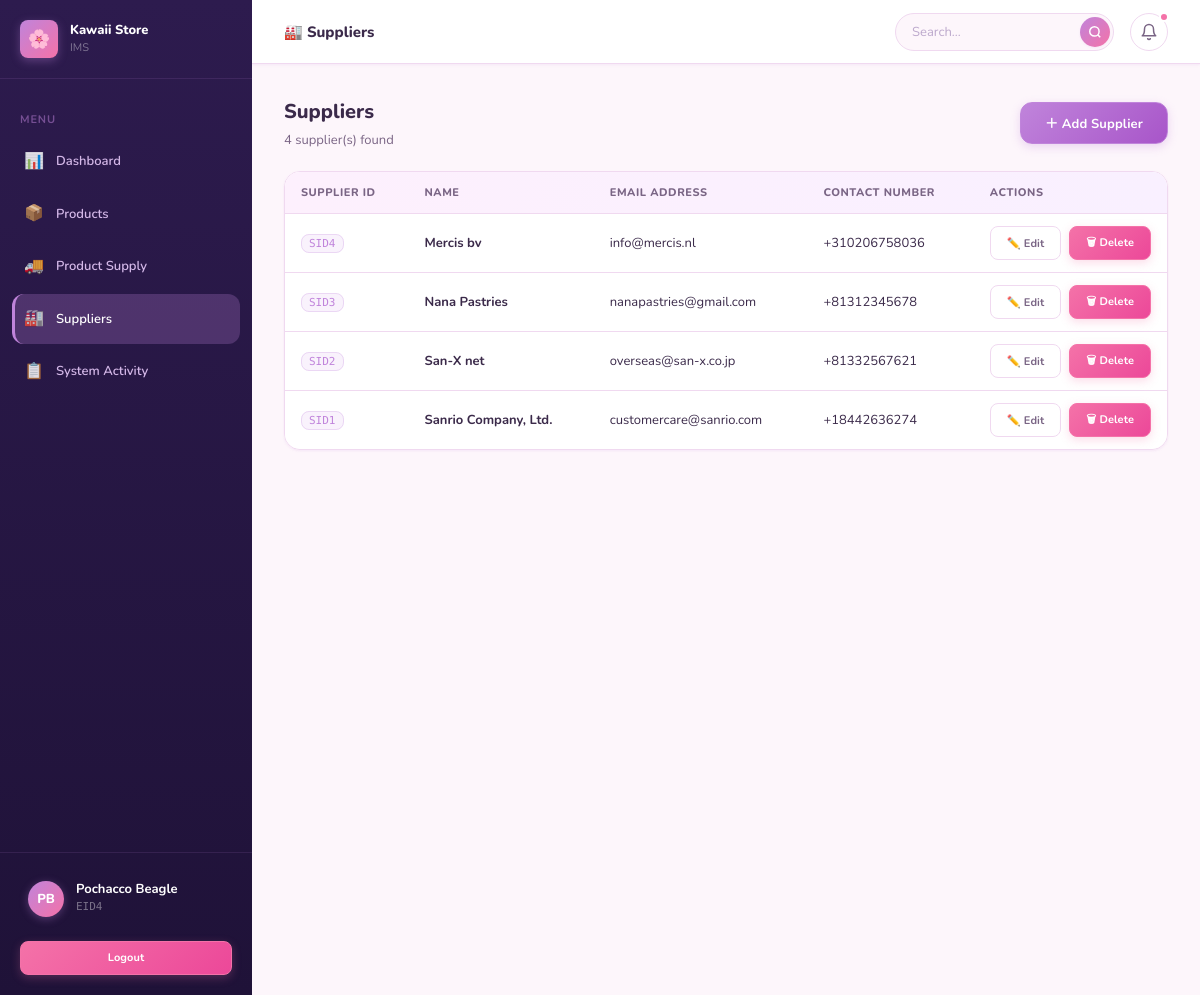
Page /dashboard.php?tab=suppliers (signed in) on the committed database.
### tables this page shows
CREATE TABLE `employees` (
  `employee_id` varchar(10) NOT NULL,
  `id` int(11) NOT NULL,
  `first_name` varchar(50) NOT NULL,
  `last_name` varchar(50) NOT NULL,
  `email_address` varchar(50) NOT NULL,
  `contact_number` varchar(20) NOT NULL,
  `username` varchar(25) NOT NULL,
  `password` varchar(255) NOT NULL,
  `reset_token` varchar(64) DEFAULT NULL,
  `token_expiry` datetime DEFAULT NULL,
  `created_at` datetime DEFAULT current_timestamp()
);

CREATE TABLE `suppliers` (
  `supplier_id` varchar(10) NOT NULL,
  `id` int(11) NOT NULL,
  `name` varchar(50) NOT NULL,
  `email_address` varchar(100) NOT NULL,
  `contact_number` varchar(20) NOT NULL,
  `created_at` datetime DEFAULT current_timestamp()
);

### dashboard.php (the view, shortened to what the rows shown need)
<?php
require_once 'config/db.php';
class security_helper {
    public static function xss_clean($data) {
        $data = htmlspecialchars($data, ENT_QUOTES | ENT_SUBSTITUTE | ENT_HTML5, 'UTF-8');
        return preg_replace('/[\x00-\x08\x0B\x0C\x0E-\x1F\x7F]/', '', $data);
    }
}
class product_manager {
    private $pdo;
    public function __construct($pdo_instance) {
        $this->pdo = $pdo_instance;
    }
    public function fetch_all_with_filters($search = '') {
        return $this->pdo->query("SELECT * FROM products ORDER BY created_at DESC")->fetchAll();
    }
    public function count_total() {
        return (int) $this->pdo->query("SELECT COUNT(*) FROM products")->fetchColumn();
    }
    public function count_low_stock() {
        return (int) $this->pdo->query("SELECT COUNT(*) FROM products WHERE stock < 10")->fetchColumn();
    }
}
class product_supply_manager {
    private $pdo;
    public function __construct($pdo_instance) {
        $this->pdo = $pdo_instance;
    }
    public function fetch_all_with_filters($search = '') {
        $sql = "SELECT ps.*, p.name AS product_name, s.name AS supplier_name
                FROM products_supply ps
                LEFT JOIN products p ON ps.product_id = p.product_id
                LEFT JOIN suppliers s ON ps.supplier_id = s.supplier_id
                ORDER BY ps.delivery_date DESC";
        return $this->pdo->query($sql)->fetchAll();
    }
    public function count_total() {
        try {
            return (int) $this->pdo->query("SELECT COUNT(*) FROM products_supply")->fetchColumn();
        } catch (PDOException $e) {
            return 0;
        }
    }
}
class supplier_manager {
    private $pdo;
    public function __construct($pdo_instance) {
        $this->pdo = $pdo_instance;
    }
    public function fetch_all_with_filters($search = '') {
        return $this->pdo->query("SELECT * FROM suppliers ORDER BY name ASC")->fetchAll();
    }
    public function count_total() {
        return (int) $this->pdo->query("SELECT COUNT(*) FROM suppliers")->fetchColumn();
    }
}
class profile_manager {
    private $pdo;
    public function __construct($pdo_instance) {
        $this->pdo = $pdo_instance;
    }
    public function fetch_profile($user_id) {
        $stmt = $this->pdo->prepare("SELECT * FROM employees WHERE id = :user_id");
        $stmt->execute(['user_id' => $user_id]);
        return $stmt->fetch(PDO::FETCH_ASSOC);
    }
}
class dashboard_controller {
    private $product_mgr;
    private $supply_mgr;
    private $supplier_mgr;
    private $profile_mgr;
    public function __construct($pdo_instance) {
        $this->product_mgr  = new product_manager($pdo_instance);
        $this->supply_mgr   = new product_supply_manager($pdo_instance);
        $this->supplier_mgr = new supplier_manager($pdo_instance);
        $this->profile_mgr  = new profile_manager($pdo_instance);
    }
    public function get_products($search = '') { return $this->product_mgr->fetch_all_with_filters($search); }
    public function get_suppliers($search = '') { return $this->supplier_mgr->fetch_all_with_filters($search); }
    public function get_profile()               { return $this->profile_mgr->fetch_profile($_SESSION['user_id']); }
    public function get_stats() {
        return [
            'total_products'  => $this->product_mgr->count_total(),
            'total_suppliers' => $this->supplier_mgr->count_total(),
            'total_supplies'  => $this->supply_mgr->count_total(),
            'low_stock'       => $this->product_mgr->count_low_stock(),
        ];
    }
}
$controller = new dashboard_controller($pdo);
$controller->handle_post_requests();
$active_tab    = $_GET['tab'] ?? 'dashboard';
$search_query  = trim($_GET['search'] ?? '');
$products_list  = $controller->get_products($search_query);
$suppliers_list = $controller->get_suppliers($search_query);
$profile_data   = $controller->get_profile();
$stats          = $controller->get_stats();
$display_name = trim(($profile_data['first_name'] ?? $_SESSION['first_name'] ?? '') . ' ' . ($profile_data['last_name'] ?? $_SESSION['last_name'] ?? ''));
$initials = strtoupper(substr($profile_data['first_name'] ?? $_SESSION['first_name'] ?? 'U', 0, 1) . substr($profile_data['last_name'] ?? $_SESSION['last_name'] ?? '', 0, 1));
?>
<!DOCTYPE html>
<html lang="en">
<head>
    <link rel="stylesheet" href="assets/style.css">
</head>
<body>
<div class="dashboard-layout">
    <div class="sidebar">
        <div class="sidebar_footer">
            <div class="sidebar_user" onclick="document.getElementById('dlg_profile').classList.add('is-open')" title="Edit your profile">
                <div class="sidebar_user-avatar"><?php echo security_helper::xss_clean($initials); ?></div>
                <div>
                    <div class="sidebar_user-name"><?php echo security_helper::xss_clean($display_name); ?></div>
                    <div class="sidebar_user-id"><?php echo security_helper::xss_clean($_SESSION['employee_id']); ?></div>
                </div>
            </div>
        </div>
    </div>
    <div class="main-content">
        <div class="content-area">
            <?php if ($active_tab === 'dashboard'): ?>
            <div class="page-section">
                <div class="section-header">
                    <div>
                        <div class="section-title">Welcome back, <?php echo security_helper::xss_clean($profile_data['first_name'] ?? $_SESSION['first_name'] ?? 'there'); ?>!</div>
                        <div class="section-subtitle">Here's what's happening in your store today.</div>
                    </div>
                </div>
                <div class="stat-cards">
                    <div class="stat-card stat-card--purple">
                        <div class="stat-card_icon">📦</div>
                        <div class="stat-card_label">Total Products</div>
                        <div class="stat-card_value"><?php echo $stats['total_products']; ?></div>
                        <div class="stat-card_sub">items in inventory</div>
                    </div>
                    <div class="stat-card stat-card--pink">
                        <div class="stat-card_icon">🚚</div>
                        <div class="stat-card_label">Supply Records</div>
                        <div class="stat-card_value"><?php echo $stats['total_supplies']; ?></div>
                        <div class="stat-card_sub">supply entries logged</div>
                    </div>
                    <div class="stat-card stat-card--blue">
                        <div class="stat-card_icon">🏭</div>
                        <div class="stat-card_label">Suppliers</div>
                        <div class="stat-card_value"><?php echo $stats['total_suppliers']; ?></div>
                        <div class="stat-card_sub">registered partners</div>
                    </div>
                    <div class="stat-card stat-card--mint">
                        <div class="stat-card_icon">⚠️</div>
                        <div class="stat-card_label">Low Stock Items</div>
                        <div class="stat-card_value"><?php echo $stats['low_stock']; ?></div>
                        <div class="stat-card_sub">below 10 units</div>
                    </div>
                </div>
                <div class="card mb-6">
                    <div class="card_header">
                        <span class="card_title">Recent Products</span>
                        <a href="?tab=products" class="btn btn--ghost btn--sm">View All →</a>
                    </div>
                    <div class="table-wrapper" style="border:none; border-radius:0; box-shadow:none;">
                        <table class="data-table">
                            <thead>
                                <tr>
                                    <th>Product ID</th>
                                    <th>Name</th>
                                    <th>Brand / Model</th>
                                    <th>Stock</th>
                                    <th>Expiry Date</th>
                                </tr>
                            </thead>
                            <tbody>
                                <?php
                                $recent = array_slice($products_list, 0, 5);
                                if (empty($recent)): ?>
                                    <tr><td colspan="5" class="table-empty"><div class="table-empty_icon">🌸</div><div class="table-empty_text">No products yet.</div></td></tr>
                                <?php else: foreach ($recent as $prod): ?>
                                    <tr>
                                        <td><span class="mono-id"><?php echo security_helper::xss_clean($prod['product_id']); ?></span></td>
                                        <td><strong><?php echo security_helper::xss_clean($prod['name']); ?></strong></td>
                                        <td><?php echo security_helper::xss_clean($prod['brand'] . ' ' . $prod['model']); ?></td>
                                        <td>
                                            <?php $stock_badge = (int)$prod['stock'] < 10 ? 'badge--low-stock' : 'badge--ok'; ?>
                                            <span class="badge <?php echo $stock_badge; ?>"><?php echo security_helper::xss_clean($prod['stock']); ?> units</span>
                                        </td>
                                        <td><?php echo security_helper::xss_clean($prod['expiry_date']); ?></td>
                                    </tr>
                                <?php endforeach; endif; ?>
                            </tbody>
                        </table>
                    </div>
                </div>
                <div class="card">
                    <div class="card_header">
                        <span class="card_title">Registered Suppliers</span>
                        <a href="?tab=suppliers" class="btn btn--ghost btn--sm">View All →</a>
                    </div>
                    <div class="table-wrapper" style="border:none; border-radius:0; box-shadow:none;">
                        <table class="data-table">
                            <thead>
                                <tr>
                                    <th>Supplier ID</th>
                                    <th>Name</th>
                                    <th>Email</th>
                                    <th>Contact</th>
                                </tr>
                            </thead>
                            <tbody>
                                <?php
                                $recent_sup = array_slice($suppliers_list, 0, 5);
                                if (empty($recent_sup)): ?>
                                    <tr><td colspan="4" class="table-empty"><div class="table-empty_icon">🏭</div><div class="table-empty_text">No suppliers yet.</div></td></tr>
                                <?php else: foreach ($recent_sup as $sup): ?>
                                    <tr>
                                        <td><span class="mono-id"><?php echo security_helper::xss_clean($sup['supplier_id']); ?></span></td>
                                        <td><strong><?php echo security_helper::xss_clean($sup['name']); ?></strong></td>
                                        <td><?php echo security_helper::xss_clean($sup['email_address']); ?></td>
                                        <td><?php echo security_helper::xss_clean($sup['contact_number']); ?></td>
                                    </tr>
                                <?php endforeach; endif; ?>
                            </tbody>
                        </table>
                    </div>
                </div>
            </div>
            <?php elseif ($active_tab === 'suppliers'): ?>
            <div class="page-section">
                <div class="table-wrapper">
                    <table class="data-table">
                        <thead>
                            <tr>
                                <th>Supplier ID</th>
                                <th>Name</th>
                                <th>Email Address</th>
                                <th>Contact Number</th>
                                <th class="col-actions">Actions</th>
                            </tr>
                        </thead>
                        <tbody>
                            <?php if (empty($suppliers_list)): ?>
                                <tr><td colspan="5" class="table-empty">
                                    <div class="table-empty_icon">🏭</div>
                                    <div class="table-empty_text">No suppliers registered yet.</div>
                                </td></tr>
                            <?php else: foreach ($suppliers_list as $sup): ?>
                                <tr>
                                    <td><span class="mono-id"><?php echo security_helper::xss_clean($sup['supplier_id']); ?></span></td>
                                    <td><strong><?php echo security_helper::xss_clean($sup['name']); ?></strong></td>
                                    <td><?php echo security_helper::xss_clean($sup['email_address']); ?></td>
                                    <td><?php echo security_helper::xss_clean($sup['contact_number']); ?></td>
                                    <td class="col-actions">
                                        <div class="table-actions">
                                            <button class="btn btn--ghost btn--sm" onclick="open_edit_supplier(
                                                '<?php echo security_helper::xss_clean($sup['supplier_id']); ?>',
                                                '<?php echo addslashes(security_helper::xss_clean($sup['name'])); ?>',
                                                '<?php echo addslashes(security_helper::xss_clean($sup['email_address'])); ?>',
                                                '<?php echo security_helper::xss_clean($sup['contact_number']); ?>'
                                            )">✏️ Edit</button>
                                            <form action="" method="POST" onsubmit="return confirm('Delete this supplier?');" style="display:inline;">
                                                <button type="submit" name="btn_delete_supplier" class="btn btn--danger btn--sm">🗑 Delete</button>
                                            </form>
                                        </div>
                                    </td>
                                </tr>
                            <?php endforeach; endif; ?>
                        </tbody>
                    </table>
                </div>
            </div>
            <?php endif; ?>
        </div>
    </div>
</div>
</body>
</html>

### rows in the picture
employees: security_helper::xss_clean($initials) "PB", security_helper::xss_clean($display_name) "Pochacco Beagle"
suppliers: supplier_id "SID4", name "Mercis bv", email_address "info@mercis.nl", contact_number "+310206758036"
suppliers: supplier_id "SID3", name "Nana Pastries", email_address "nanapastries@gmail.com", contact_number "+81312345678"
suppliers: supplier_id "SID2", name "San-X net", email_address "overseas@san-x.co.jp", contact_number "+81332567621"
suppliers: supplier_id "SID1", name "Sanrio Company, Ltd.", email_address "customercare@sanrio.com", contact_number "+18442636274"

### other values in the picture
security_helper::xss_clean($_SESSION['employee_id']) "EID4"
$tab_titles[$active_tab] "🏭 Suppliers"
count($suppliers_list) "4"
